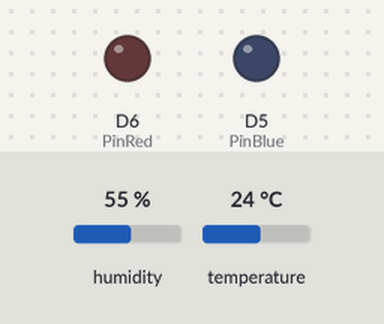
A sketch run on a simulated ESP8266 (NodeMCU). Parts: output pins drawn as LEDs (lit = HIGH). The test bench sets the inputs (shaded band); at power-on: humidity 55 %, temperature 24 °C. WiFi joins after 1.5 s; servers stay silent unless stated; no MQTT or app messages arrive unless stated; what the sketch prints to the serial monitor is not drawn.

Above: at 0.1 s.
At 2.1 s:
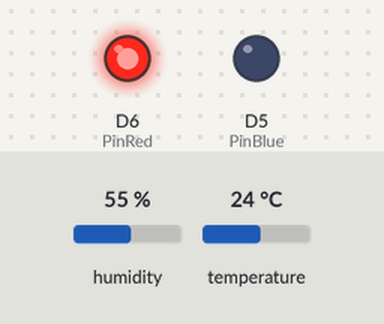
Timing chart, 0 to 3.6 s (numbered marks = the images above):
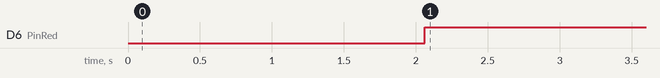

Measured:
- by itself, D6 (PinRed): LOW → HIGH at 2.1 s

The sketch:

nodeMCUTemperatura.ino
```cpp
/* ++++++++++++++++++++++++++++++++++++++++++++++++++++++++++++++++++++++++++++++++++++++++++++++
 *    TESTE DO NODEMCU + DHT11
 ++++++++++++++++++++++++++++++++++++++++++++++++++++++++++++++++++++++++++++++++++++++++++++++++ */

// Bibliotecas necessarias (instalar caso não tenha)
#include "DHT.h"
#include <Adafruit_Sensor.h>
#include <ESP8266WiFi.h>
#include <PubSubClient.h>

// Macros utilizadas
#define DHTPIN D4
#define PinBlue D5
#define PinRed D6
#define DHTTYPE DHT11

String topic = "NodeMCU/Temperatura";
int errorConectionMQTT = -2;
int status = WL_IDLE_STATUS;

IPAddress server(192, 168, 1, 101);
const char ssid[] = "LittleGreat";
const char password[] = "grt@lifesg00d!16";
const char* mqtt_server = "broker.hivemq.com";

WiFiClient espClient;
PubSubClient client(espClient);
DHT dht(DHTPIN, DHTTYPE);

/* ++++++++++++++++++++++++++++++++++++++
 *                SETUP
 ++++++++++++++++++++++++++++++++++++++++ */
void setup() {
  Serial.begin(9600);
  Serial1.begin(9600); // comunicação
  pinMode(PinBlue, OUTPUT);
  pinMode(PinRed, OUTPUT);

  dht.begin();
  InitWiFi();

  client.setServer(server,1883);
}

/* ++++++++++++++++++++++++++++++++++++++
 *                WIFI SETUP
 ++++++++++++++++++++++++++++++++++++++++ */
void InitWiFi(){
    //Serial.begin(9600);
    //WiFi.init(&Serial1);
    if (WiFi.status() == WL_NO_SHIELD){
      Serial.println("modulo WiFi não conectado");
      while(true);
      }
      Serial.println("Conectando ao AP ...");
      while ( status != WL_CONNECTED) {
          Serial.print("Tentando conectar ao WPA SSID: ");
          Serial.println(ssid);
          status = WiFi.begin(ssid, password);
          delay(500);
       }
       Serial.println("Conectando ao AP");
}

/* ++++++++++++++++++++++++++++++++++++++
 *                SENSOR DATA
 ++++++++++++++++++++++++++++++++++++++++ */
 void getSensorData(){
  //Serial.println("Inicializando o sensor!");
  digitalWrite(PinRed, HIGH);
  float umid = dht.readHumidity();
  float temp = dht.readTemperature();

  // Verifica se existe erro na leitura do sensor de temperatura!
  if (isnan(umid) || isnan(temp)) {
    Serial.println("Failed to read from DHT sensor!");
    digitalWrite(PinRed, LOW);
    digitalWrite(PinBlue, HIGH);
    return;
  }

   // convertendo para string
   String temperatura = String(temp);
   String umidade = String(umid);

   // debugando mensagens
   Serial.print( "Enviando os dados de humidade e temperatura : [" );
   Serial.print(umidade);
   Serial.print(" ] [ ");
   Serial.print(temperatura);
   Serial.print( " ] -> " );

   // JSON
   String payload = " { ";
   payload += "\"topico\":\""; payload += topic;
   payload += "\" , ";
   payload += "\"Umidade\":"; payload += umidade;
   payload += " , ";
   payload += "\"Temperatura\":"; payload += temperatura;
   payload += " } ";

   // Send payload
   char attributes[1000];
   payload.toCharArray( attributes,1000);
   client.publish("NodeMCU/Temperatura", attributes);
   Serial.println( attributes );
   digitalWrite(PinRed, HIGH);
   digitalWrite(PinBlue, LOW);
   delay(4000);
}

/* ++++++++++++++++++++++++++++++++++++++
 *                RECONNECT
 ++++++++++++++++++++++++++++++++++++++++ */
void reconnect() {
  while (!client.connected()) {
    Serial.print("Tentando conectar com o Broker ...");
    if (client.connect("esp8266Client")) {
      Serial.println("Conectado!");
      } else {
      //
      char attributes2[100];
      String payload = " { ";
      payload += "\"error\":"; payload += errorConectionMQTT;
      payload += " } ";
      payload.toCharArray( attributes2, 100 );
      client.publish( "NodeMCU/Temperatura", attributes2 );
      //
      Serial.print("Falha, rc=");
      Serial.print(client.state());
      Serial.println(" tentando em 5 segundos ");
      delay(5000);
    }
  }
}

void loop() {
  status = WiFi.status();
  if (status != WL_CONNECTED){
      while(status != WL_CONNECTED){
          Serial.print("Tentando conexão para WPA SSID: ");
          Serial.println(ssid);
          // conectando com a rede
          status = WiFi.begin(ssid,password);
          delay(500);
        }
        Serial.println("Conectado ao AP");
    }
    // tentando se reconectar
    if (!client.connected()){
        reconnect();
      }
      getSensorData();
      delay(2000);
      client.loop();
}
```
